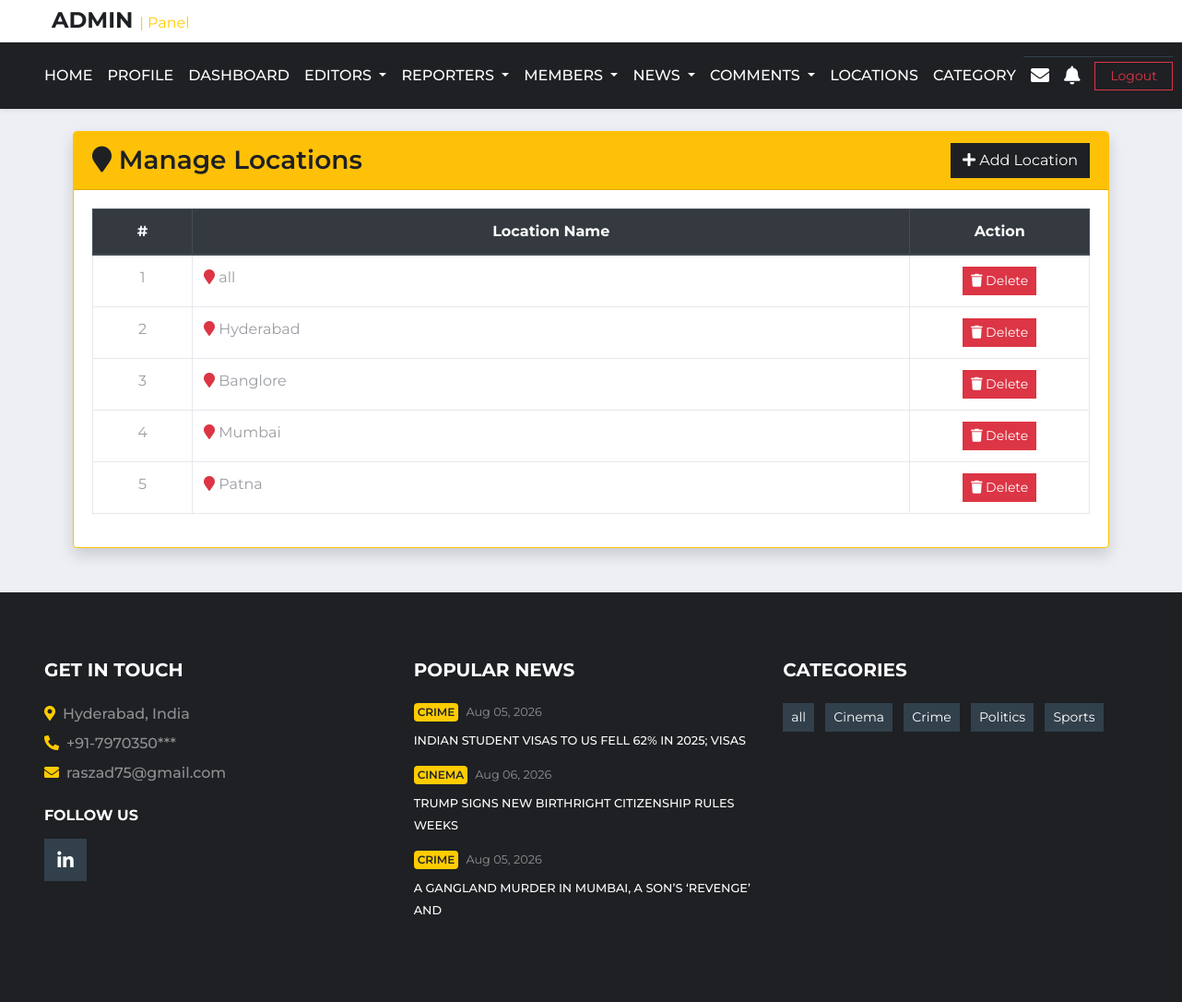
Page /loc.php (signed in) on the committed database.
### tables this page shows
CREATE TABLE `location` (
  `loc_id` int(5) NOT NULL,
  `location` text NOT NULL,
  `is_delete` tinyint(1) NOT NULL DEFAULT 0
);

CREATE TABLE `news_table` (
  `nid` int(5) NOT NULL,
  `heading` varchar(50) NOT NULL,
  `n_category_id` int(5) NOT NULL,
  `n_location_id` int(5) NOT NULL,
  `description` varchar(5000) NOT NULL,
  `reporter_id` int(5) NOT NULL,
  `editor_id` int(11) NOT NULL,
  `news_image` varchar(50) NOT NULL,
  `posted_date` timestamp NOT NULL DEFAULT current_timestamp(),
  `views` int(5) NOT NULL,
  `is_delete` int(5) NOT NULL DEFAULT 0,
  `is_publish` int(5) NOT NULL DEFAULT 0,
  `is_breaking` int(5) NOT NULL DEFAULT 0,
  `scheduled_publish_at` datetime DEFAULT NULL,
  `is_scheduled` tinyint(1) NOT NULL DEFAULT 0
);

CREATE TABLE `category` (
  `cat_id` int(5) NOT NULL,
  `category` text NOT NULL,
  `is_delete` tinyint(1) NOT NULL DEFAULT 0
);

### loc.php (the view, shortened to what this page needs)
<?php
include "admin_header.php";
$sql2 = "SELECT * FROM location";
$result2 = mysqli_query($conn, $sql2);
?>
<div class="container mt-4">
    <div class="card shadow border-warning">
        <div class="card-header bg-warning">
            <div class="d-flex justify-content-between align-items-center">
                <h3 class="mb-0 text-dark">
                    <i class="fa fa-map-marker"></i>
                    Manage Locations
                </h3>
                <button class="btn btn-dark"
                    data-toggle="modal"
                    data-target="#addlocation">
                    <i class="fa fa-plus"></i>
                    Add Location
                </button>
            </div>
        </div>
        <div class="card-body">
            <div class="table-responsive">
                <table class="table table-bordered table-hover">
                    <thead class="thead-dark">
                        <tr class="text-center">
                            <th width="10%">#</th>
                            <th>Location Name</th>
                            <th width="18%">Action</th>
                        </tr>
                    </thead>
                    <tbody>
                        <?php
                        $i = 1;
                        foreach ($result2 as $row) {
                        ?>
                            <tr <?php if ($row['is_delete'] == 1) { ?> class="table-danger" <?php } ?>>
                                <td class="text-center">
                                    <?php echo $i++; ?>
                                </td>
                                <td>
                                    <i class="fa fa-map-marker text-danger"></i>
                                    <?php echo $row['location']; ?>
                                </td>
                                <td class="text-center">
                                    <?php
                                    if ($row['is_delete'] == 0) {
                                    ?>
                                        <a href="db.php?delloc=<?php echo $row['loc_id']; ?>"
                                            class="btn btn-danger btn-sm"
                                            onclick="return confirm('Delete this location?')">
                                            <i class="fa fa-trash"></i>
                                            Delete
                                        </a>
                                    <?php
                                    }
                                    ?>
                                </td>
                            </tr>
                        <?php
                        }
                        ?>
                    </tbody>
                </table>
            </div>
        </div>
    </div>
</div>
<?php
include "footer.php";
?>

### footer.php (shortened to what this page needs)
<?php
$conn = mysqli_connect("localhost", "root", "", "news");
?>
<footer class="container-fluid bg-dark text-white-50 pt-5 px-sm-3 px-md-5 mt-5">
    <div class="row py-4">
        <div class="col-lg-4 col-md-6 mb-5">
            <h5 class="mb-4 text-white text-uppercase font-weight-bold">Get In Touch</h5>
            <p class="font-weight-medium mb-2">
                <i class="fa fa-map-marker-alt mr-2 text-primary"></i>Hyderabad, India
            </p>
            <p class="font-weight-medium mb-2">
                <i class="fa fa-phone-alt mr-2 text-primary"></i>+91-7970350***
            </p>
            <p class="font-weight-medium mb-4">
                <i class="fa fa-envelope mr-2 text-primary"></i>raszad75@gmail.com
            </p>
            <h6 class="mt-4 mb-3 text-white text-uppercase font-weight-bold">Follow Us</h6>
            <div class="d-flex justify-content-start">
                <a class="btn btn-lg btn-secondary btn-lg-square mr-2 text-white"
                    href="https://www.linkedin.com/in/aszad-raza"
                    target="_blank">
                    <i class="fab fa-linkedin-in"></i>
                </a>
            </div>
        </div>
        <?php
        $popular_sql = " SELECT n.nid, n.heading, n.posted_date, c.category,
        COUNT(l.like_id) AS total_likes FROM news_table n
        LEFT JOIN category c ON n.n_category_id = c.cat_id LEFT JOIN `likes` l ON n.nid = l.news_id
        WHERE n.is_publish = 1 AND n.is_delete = 0 GROUP BY  n.nid, n.heading, n.posted_date, c.category
        ORDER BY total_likes DESC LIMIT 3
";
        $popular_result = mysqli_query($conn, $popular_sql);
        ?>
        <div class="col-lg-4 col-md-6 mb-5">
            <h5 class="mb-4 text-white text-uppercase font-weight-bold">
                Popular News
            </h5>
            <?php foreach ($popular_result as $popular) { ?>
                <div class="mb-3">
                    <div class="mb-2 d-flex align-items-center">
                        <a class="badge badge-primary text-uppercase font-weight-semi-bold p-1 mr-2"
                            href="index.php?catcat=<?php echo urlencode($popular['category']); ?>">
                            <?php echo $popular['category']; ?>
                        </a>
                        <a class="text-white-50 small" href="#">
                            <?php echo date("M d, Y", strtotime($popular['posted_date'])); ?>
                        </a>
                    </div>
                    <a class="small text-light text-uppercase font-weight-medium text-decoration-none"
                        href="db.php?singlenews2=<?php echo $popular['nid']; ?>">
                        <?php echo $popular['heading']; ?>
                    </a>
                </div>
            <?php } ?>
        </div>
        <?php
        $category_sql = "SELECT * FROM category ORDER BY category ASC";
        $category_result = mysqli_query($conn, $category_sql);
        ?>
        <div class="col-lg-4 col-md-6 mb-5">
            <h5 class="mb-4 text-white text-uppercase font-weight-bold">Categories</h5>
            <div class="m-n1">
                <?php
                foreach ($category_result as $category) {
                ?>
                    <a href="index.php?catcat=<?php echo urlencode($category['category']); ?>"
                        class="btn btn-sm btn-secondary m-1 text-white">
                        <?php echo $category['category']; ?>
                    </a>
                <?php
                }
                ?>
            </div>
        </div>
    </div>
</footer>
</body>
</html>

### rows in the picture
location: location "all"
location: location "Hyderabad"
location: location "Banglore"
location: location "Mumbai"
location: location "Patna"
news_table: n_category.category "CRIME", posted_date "Aug 05, 2026", heading "INDIAN STUDENT VISAS TO US FELL 62% IN 2025; VISAS"
news_table: n_category.category "CINEMA", posted_date "Aug 06, 2026", heading "TRUMP SIGNS NEW BIRTHRIGHT CITIZENSHIP RULES WEEKS"
news_table: n_category.category "CRIME", posted_date "Aug 05, 2026", heading "A GANGLAND MURDER IN MUMBAI, A SON’S ‘REVENGE’ AND"
category: category "all"
category: category "Cinema"
category: category "Crime"
category: category "Politics"
category: category "Sports"
